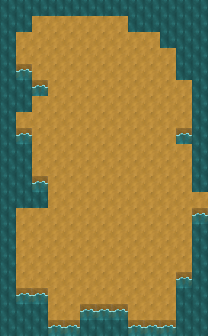

The image is a tile-based game level rendered from a .tmx file. Its description and source (layers, tilesets, objects; grid data summarised) follow:
An orthogonal 13x21 tile map with 16x16 px tiles, 2 tile layers (background, graphics) and 17 objects.

<map version="1.0" orientation="orthogonal" renderorder="right-down" width="13" height="21" tilewidth="16" tileheight="16" nextobjectid="39">
 <tileset firstgid="1" name="slizzel_tileset" tilewidth="16" tileheight="16" tilecount="924" columns="33">
  <image source="slizzel_tileset.png" width="528" height="448" />
 </tileset>
 <layer name="background" width="13" height="21">
  <data>[273 cells, 273 non-empty, 1 distinct tile ids]</data>
 </layer>
 <layer name="graphics" width="13" height="21">
  <data>[273 cells, 196 non-empty, 2 distinct tile ids]</data>
 </layer>
 <objectgroup name="water">
  <object id="21" x="0.666667" y="-2" width="208" height="16" />
  <object id="22" x="0" y="16" width="32" height="16" />
  <object id="23" x="0" y="32" width="16" height="304" />
  <object id="24" x="16" y="128" width="16" height="80" />
  <object id="25" x="32" y="176" width="16" height="32" />
  <object id="26" x="16" y="64" width="16" height="48" />
  <object id="27" x="32" y="80" width="16" height="16" />
  <object id="28" x="16" y="288" width="32" height="48" />
  <object id="29" x="48" y="320" width="160" height="16" />
  <object id="30" x="80" y="304" width="48" height="16" />
  <object id="31" x="176" y="272" width="16" height="48" />
  <object id="32" x="192" y="208" width="16" height="112" />
  <object id="33" x="192" y="16" width="16" height="176" />
  <object id="34" x="128" y="16" width="64" height="16" />
  <object id="35" x="160" y="32" width="32" height="16" />
  <object id="36" x="176" y="48" width="16" height="32" />
  <object id="38" x="176" y="128" width="16" height="16" />
 </objectgroup>
</map>